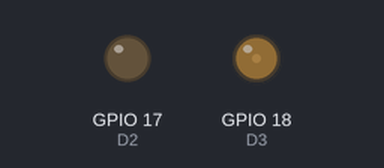
A program run on a simulated Raspberry Pi (BCM pin numbers). Shown: output pins drawn as LEDs (lit = HIGH).

Above: at 0.05 s.
At 0.9 s:
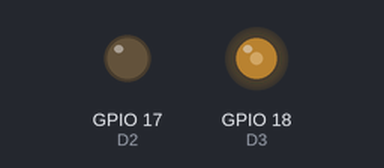
At 1.25 s:
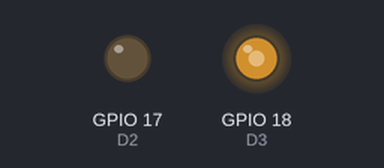
At 1.75 s:
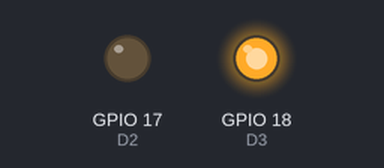
Timing chart, 0 to 4.0 s (numbered marks = the images above):
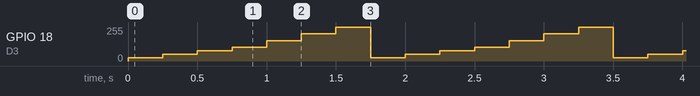

The program:

example01-leds__PWM_.py
```python
import RPi.GPIO as GPIO
GPIO.setmode(GPIO.BCM)
GPIO.setwarnings(False)
import time

#pin map
D2 = 17
D3 = 18
D4 = 27
D5 = 22
D6 = 23
D7 = 24
D8 = 25
D9 = 4
D10 = 8
A3 = 7

#setup pins
GPIO.setup(D2, GPIO.OUT)
GPIO.setup(D3, GPIO.OUT)
p = GPIO.PWM(D3, 50) #frequency = 50hz
p.start(50) #duty-cycle = 50

#interact with pins
while True:
    p.ChangeDutyCycle(10)
    time.sleep(.25)
    p.ChangeDutyCycle(20)
    time.sleep(.25)
    p.ChangeDutyCycle(30)
    time.sleep(.25)
    p.ChangeDutyCycle(40)
    time.sleep(.25)
    p.ChangeDutyCycle(60)
    time.sleep(.25)
    p.ChangeDutyCycle(80)
    time.sleep(.25)
    p.ChangeDutyCycle(100)
    time.sleep(.25)
```

Measured:
- by itself, GPIO 18 (D3): repeats every 1.8 s: 51/255 0.25 s, 77/255 0.25 s, 102/255 0.25 s, 153/255 0.25 s, 204/255 0.25 s, 255/255 0.25 s, 26/255 0.25 s
